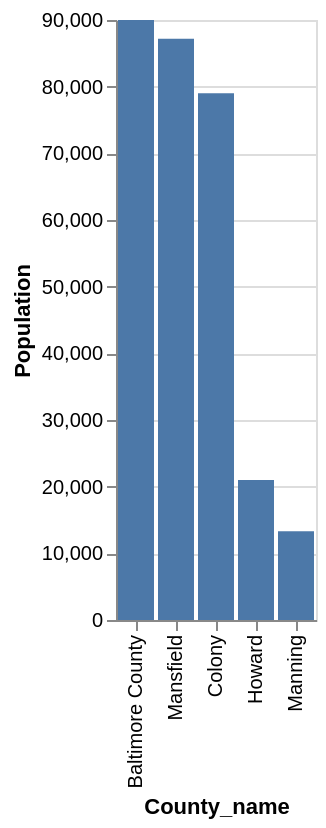

Source (Vega-Lite JSON):
### Vega-Lite specification from a JSON file in a GitHub repository (floating-point values rounded to 4 significant figures)
{"data": {"values": [{"x_data": "Baltimore County", "y_data": 90000}, {"x_data": "Mansfield", "y_data": 87200}, {"x_data": "Colony", "y_data": 79000}, {"x_data": "Howard", "y_data": 21000}, {"x_data": "Manning", "y_data": 13300}]}, "mark": "bar", "encoding": {"x": {"field": "x_data", "type": "nominal", "title": "County_name", "sort": {"op": "sum", "field": "y_data", "order": "descending"}}, "y": {"field": "y_data", "type": "quantitative", "title": "Population"}}}
